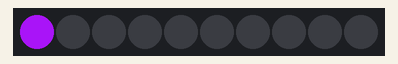
The sketch below on a simulated Arduino Uno, built with avr-gcc and run on an emulated ATmega328P. Shown: 10 RGB LEDs in strip order, left to right. Random numbers use the default seed unless the sketch sets one.

Above: at 0.01 s.
At 4.92 s:
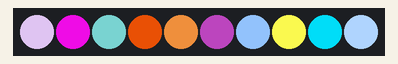
At 9.96 s:
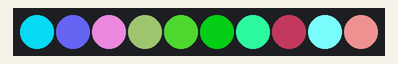
At 19.91 s:
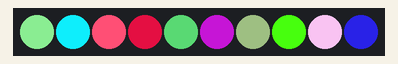
At 29.85 s:
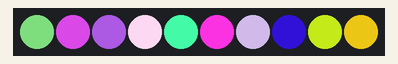
At 39.93 s:
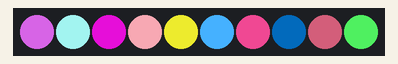

The sketch:

fastLedTest.ino
```cpp
#include <FastLED.h>

#define NUM_LEDS 10
#define DATA_PIN 3

CRGB leds[NUM_LEDS];

void setup() {
  FastLED.addLeds<NEOPIXEL, DATA_PIN>(leds, NUM_LEDS);
}

void loop() {
  for (int i = 0; i < 10; i++) {
    leds[i] = CRGB(random(255), random(255),random(255));
    FastLED.show();
    delay(30);
    //leds[i] = CRGB::Black;
    FastLED.show();
    delay(30);
  }
  for (int i = 8; i > 0; i--) {
    leds[i] = CRGB(random(255), random(255),random(255));
    FastLED.show();
    delay(30);
    //leds[i] = CRGB::Black;
    FastLED.show();
    delay(30);
  }
}
```
